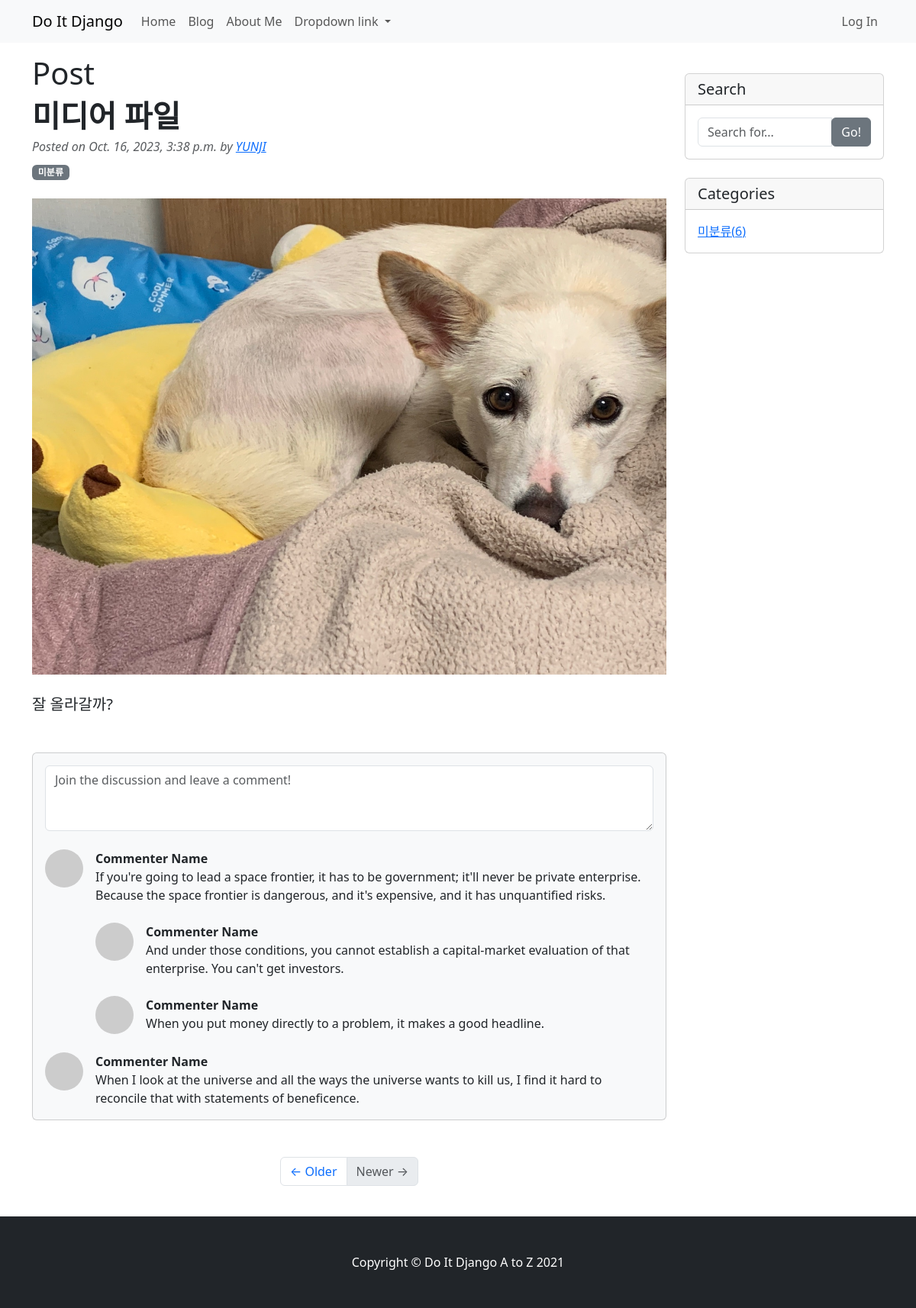
Page /blog/6/ on the earlier database version.
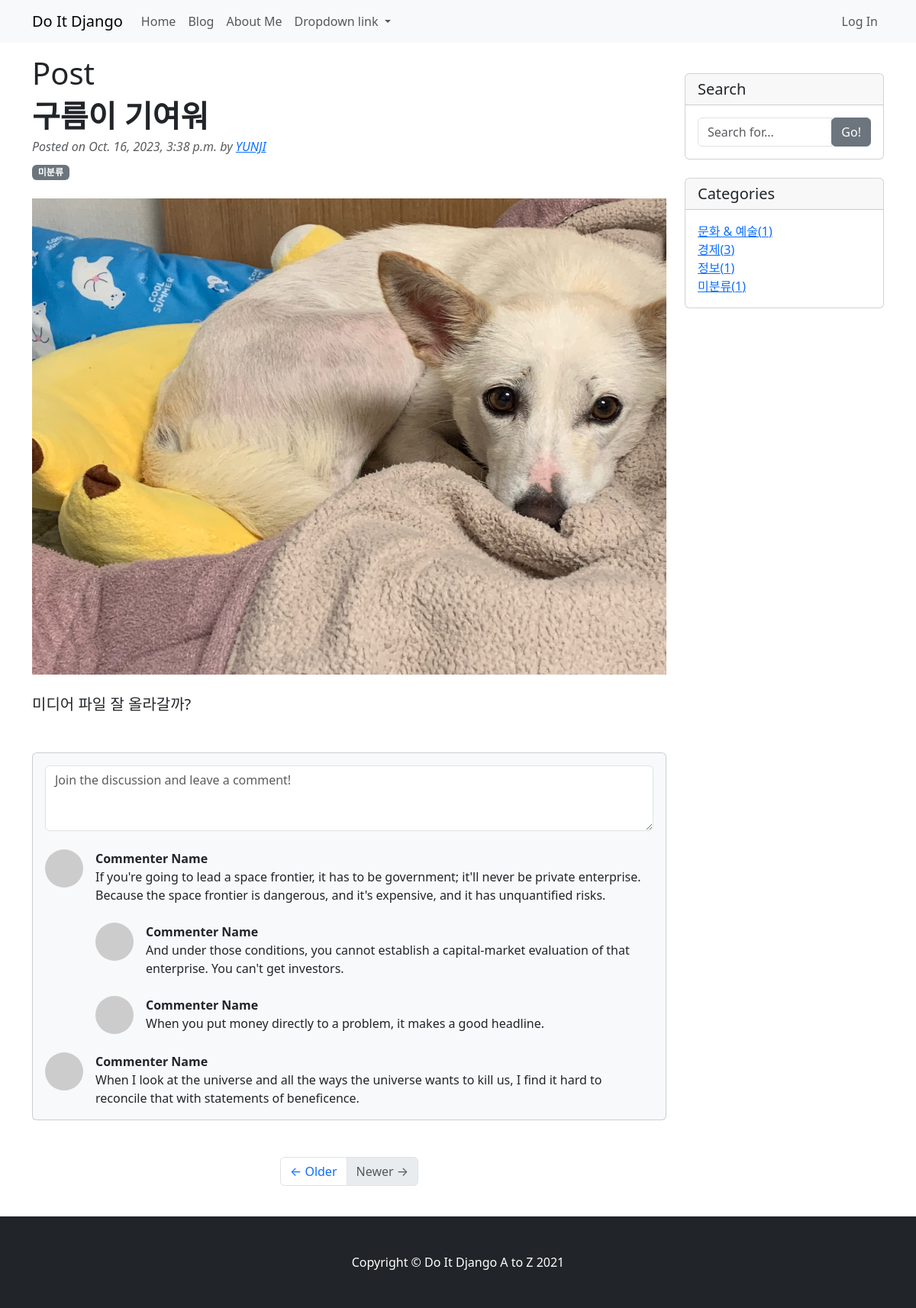
Same page on the later database version.
### blog/models.py (models this page shows, shortened)
class Post(models.Model):
    title = models.CharField(max_length=30)
    content = models.TextField()
    head_image = models.ImageField(upload_to='blog/images/%Y/%m/%d/', blank=True)
    file_upload = models.FileField(upload_to='blog/files/%Y/%m/%d/', blank=True)
    created_at = models.DateTimeField(auto_now_add=True)
    update_at = models.DateTimeField(auto_now=True)
    author = models.ForeignKey(User, null=True, on_delete=models.SET_NULL)
    category = models.ForeignKey(Category, null=True, blank=True, on_delete=models.SET_NULL)
    tag = models.ManyToManyField(Tag, blank=True)
    def __str__(self):
        return f'[{self.pk}]{self.title} :: {self.author}'

class Category(models.Model):
    name = models.CharField(max_length=50, unique=True)
    slug = models.SlugField(max_length=200, unique=True, allow_unicode=True)
    def __str__(self):
        return self.name
    def get_absolute_url(self):
        return f'/blog/category/{self.slug}'

### blog/views.py (the view)
# urls.py: path('<int:pk>/', views.PostDetail.as_view()),
class PostDetail(DetailView):
    model = Post
    def get_context_data(self, **kwargs):
        context = super(PostDetail, self).get_context_data()
        context['categories'] = Category.objects.all()
        context['no_category_post_count'] = Post.objects.filter(category=None).count()
        return context

### blog/templates/blog/post_detail.html (shortened to what the changed rows need)
{% extends 'blog/base.html' %}
{% block main_area %}
        <h1>Post</h1>
                    <article>
                        <header class="mb-4">
                            <h1 class="fw-bolder mb-1">{{ post.title }}</h1>
                            <div class="text-muted fst-italic mb-2">Posted on {{ post.created_at }} by <a href="#"> {{ post.author | upper }} </a></div>
                            {% if post.category %}
                            <span class="badge bg-secondary">{{ post.category }}</span>
                            {% else %}
                            <span class="badge bg-secondary">미분류</span>
                            {% endif %}
                        </header>
                        <figure class="mb-4">
                            {% if post.head_image %}
                            <img class="card-img-top" src="{{ post.head_image.url }}" alt="{{ post }} head im-age">
                            {% else %}
                            <img class="card-img-top" src="https://picsum.photos/seed/{{ post.id }}/800/200" alt="random_image">
                            {% endif %}
                        </figure>
                        <section class="mb-5">
                            <p class="fs-5 mb-4">{{ post.content }}</p>
                        </section>
                    </article>
{% endblock %}

### blog/templates/blog/base.html (shortened to what this page needs)
<!DOCTYPE html>
{% load static %}
<html>
<head>
    <title>Blog</title><link href="{% static 'blog/bootstrap/bootstrap.min.css' %}" rel="stylesheet" media="screen">
</head>
<body>
    {% include 'blog/navbar.html' %}
    <div class="container my-3">
        <div class="row">
            <div class="col-md-8 col-lg-9" id="main-area">
                {% block main_area %}
                {% endblock %}
                <ul class="pagination justify-content-center mb-4">
                    <li class="page-item">
                        <a class="page-link" href="#">&larr; Older</a>
                    </li>
                    <li class="page-item disabled">
                        <a class="page-link" href="#">Newer &rarr;</a>
                    </li>
                </ul>
            </div>
            <div class="col-md-4 col-lg-3">
                <div class="card my-4">
                    <h5 class="card-header">Search</h5>
                    <div class="card-body">
                        <div class="input-group">
                            <input type="text" class="form-control" placeholder="Search for...">
                            <span class="input-group-btn">
                                <button class="btn btn-secondary" type="button">Go!</button>
                            </span>
                        </div>
                    </div>
                </div>
                <div class="card my-4">
                    <h5 class="card-header">Categories</h5>
                    <div class="card-body">
                        <div class="row">
                            <div class="col-lg-6">
                                <ul class="list-unstyled mb-0">
                                    {% for category in categories %}
                                    <li>
                                        <a href="{{ category.get_absolute_url }}">{{ category }}({{ category.post_set.count }})</a>
                                    </li>
                                    {% endfor %}
                                    <li>
                                        <a href="/blog/category/no_category/">미분류({{ no_category_post_count }})</a>
                                    </li>
                                </ul>
                            </div>
                        </div>
                    </div>
                </div>
            </div>
        </div>
    </div>
    {% include 'blog/footer.html' %}
</body>
</html>

Differences in the rows shown:
changed Post "YUNJI": title "미디어 파일" → "구름이 기여워"; content "잘 올라갈까?" → "미디어 파일 잘 올라갈까?"
added Category: name "문화 & 예술", post_set.count "1"
added Category: name "경제", post_set.count "3"
added Category: name "정보", post_set.count "1"
Other differences:
{{ no_category_post_count }}: "6" → "1"
